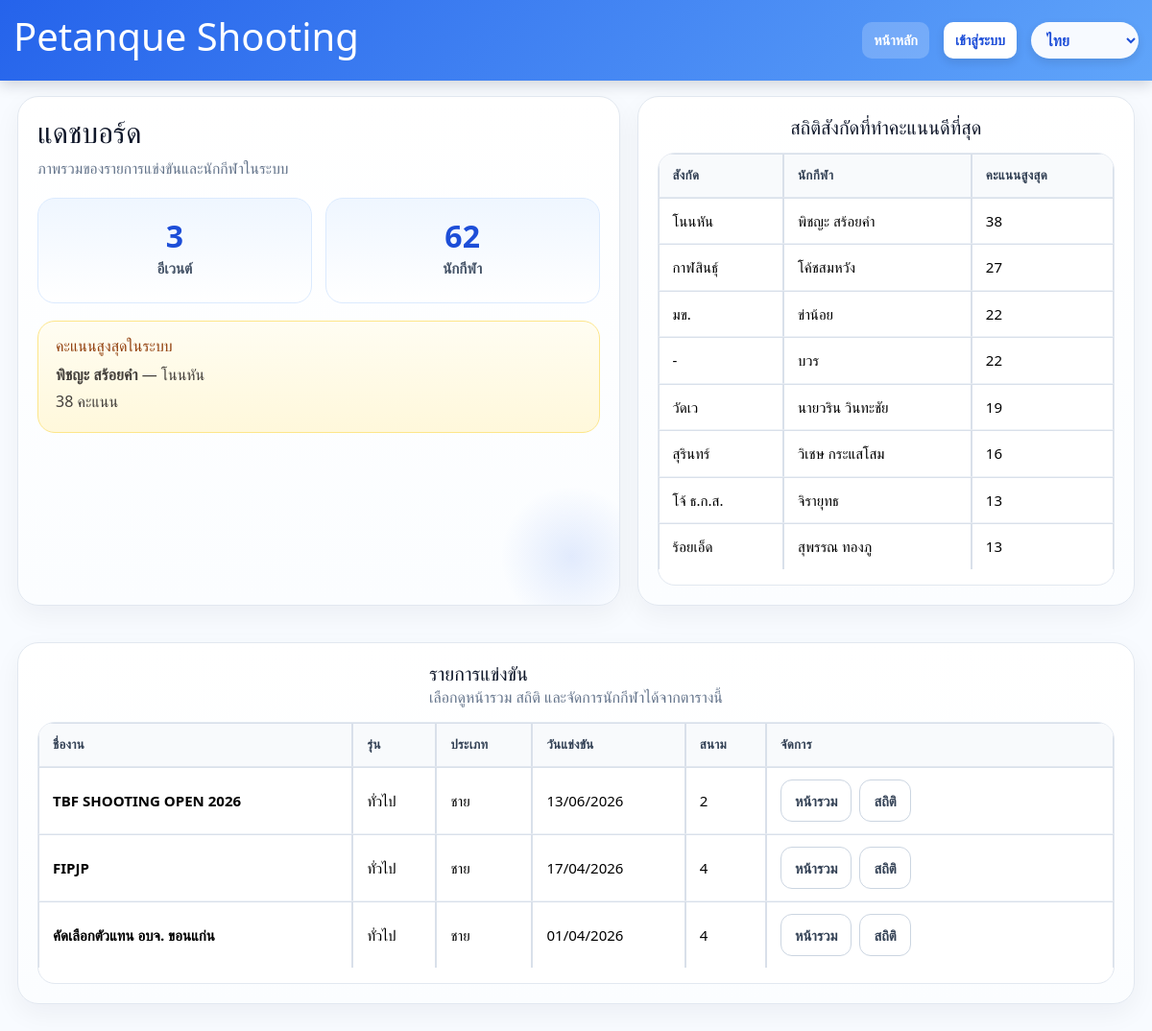
Before: / with the older database file.
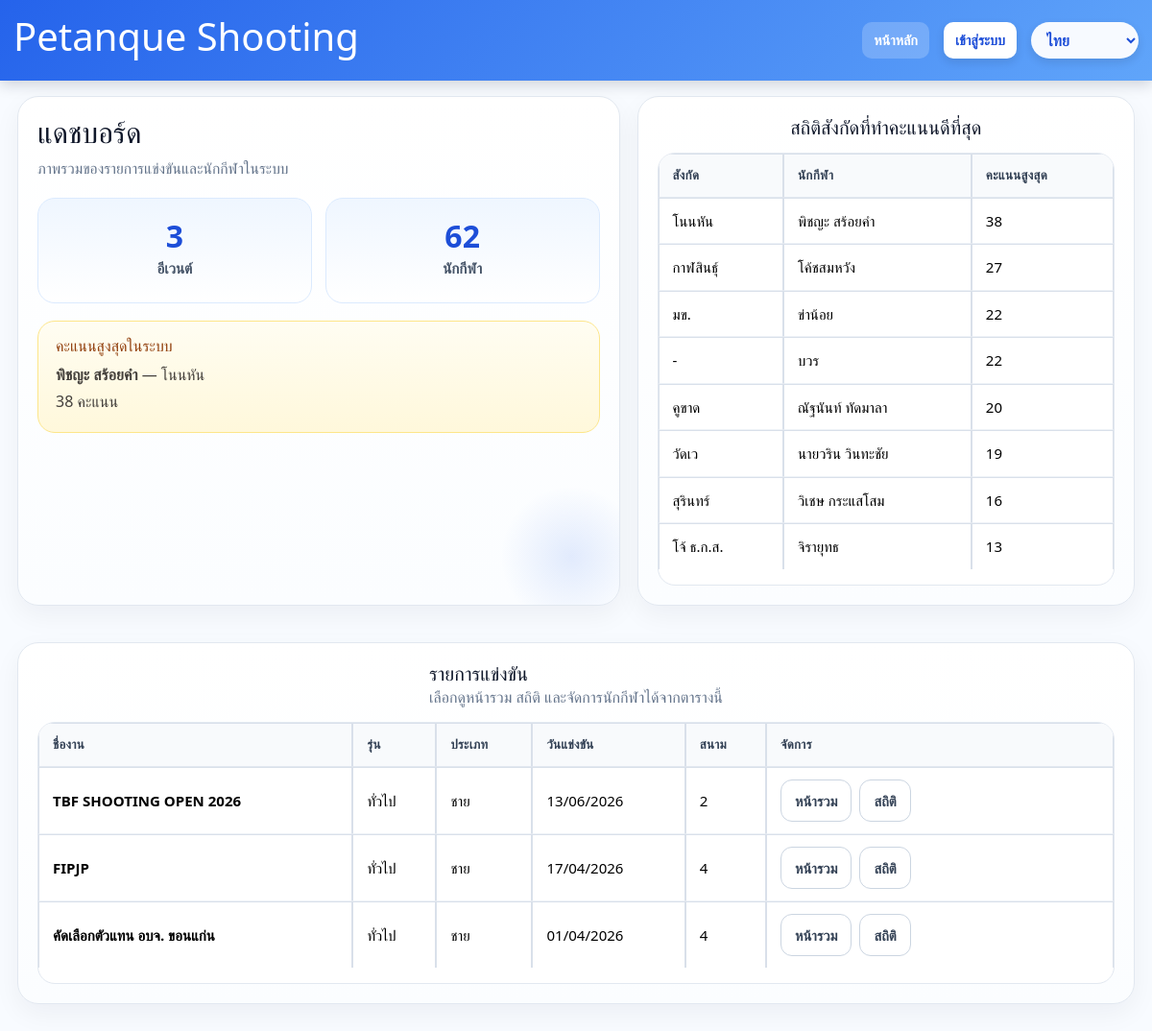
After: the same page with the newer database file.
### app.py (models this page shows)
class Athlete(db.Model):
    id = db.Column(db.Integer, primary_key=True)
    event_id = db.Column(db.Integer, db.ForeignKey("event.id"), nullable=False)
    bib_no = db.Column(db.String(20), nullable=False)
    name = db.Column(db.String(255), nullable=False)
    affiliation = db.Column(db.String(255), nullable=False)
    start_order = db.Column(db.Integer, nullable=False)
    lane_no = db.Column(db.Integer, nullable=False)
    lane_order = db.Column(db.Integer, nullable=False)
    status = db.Column(db.String(20), nullable=False, default="waiting")
    red_card_count = db.Column(db.Integer, nullable=False, default=0)
    round_two_disabled = db.Column(db.Boolean, nullable=False, default=False)
    round_two_disabled_at = db.Column(db.DateTime, nullable=True)
    round_two_disabled_by = db.Column(db.Integer, db.ForeignKey("user.id"), nullable=True)
    created_at = db.Column(db.DateTime, default=datetime.utcnow)
    entries = db.relationship("ScoreEntry", backref="athlete", cascade="all, delete-orphan", lazy=True)
    signatures = db.relationship("ScoreSignature", backref="athlete", cascade="all, delete-orphan", lazy=True)
    tiebreaks = db.relationship("TieBreakEntry", backref="athlete", cascade="all, delete-orphan", lazy=True)

### app.py (the view)
@app.route("/")
def index():
    if is_court_user():
        return redirect(url_for("event_overview", event_id=current_user.court_event_id, round=1))
    stats = dashboard_stats()
    events = Event.query.order_by(Event.competition_date.desc(), Event.id.desc()).all()
    return render_template("index.html", events=events, stats=stats)

### app.py (called while the page is built)
def current_language() -> str:
    lang = session.get("lang", "th")
    return lang if lang in SUPPORTED_LANGS else "th"

@app.context_processor
def inject_language_options():
    lang = current_language()
    return {
        "current_lang": lang,
        "lang_labels": LANG_LABELS,
        "html_lang": "zh-CN" if lang == "zh" else lang,
    }

def _request_cache() -> dict:
    if not has_request_context():
        return {}
    cache = getattr(g, "shooting_request_cache", None)
    if cache is None:
        cache = {}
        g.shooting_request_cache = cache
    return cache

def get_round_signature(athlete_id: int, round_no: int) -> ScoreSignature | None:
    cache = _request_cache()
    signatures = cache.get("signature_by_athlete_round") if has_request_context() else None
    key = (athlete_id, round_no)
    if signatures is not None and key in signatures:
        return signatures[key]
    signature = ScoreSignature.query.filter_by(athlete_id=athlete_id, round_no=round_no).first()
    if has_request_context():
        cache.setdefault("signature_by_athlete_round", {})[key] = signature
    return signature

### templates/index.html (shortened to what this page needs)
{% extends 'base.html' %}
{% block content %}
<div class="dashboard-page">
  <div class="hero-grid">
    <section class="card hero-card">
      <h1 class="page-title">แดชบอร์ด</h1>
      <p class="page-subtitle">ภาพรวมของรายการแข่งขันและนักกีฬาในระบบ</p>
      <div class="stats-grid">
        <div class="stat">
          <span>{{ stats.events_count }}</span>
          <small>อีเวนต์</small>
        </div>
        <div class="stat">
          <span>{{ stats.athletes_count }}</span>
          <small>นักกีฬา</small>
        </div>
      </div>
      {% if stats.top_score %}
      <div class="highlight-box">
        <h3>คะแนนสูงสุดในระบบ</h3>
        <p><strong>{{ stats.top_score.athlete.name }}</strong> — {{ stats.top_score.athlete.affiliation }}</p>
        <p>{{ stats.top_score.total }} คะแนน</p>
      </div>
      {% endif %}
    </section>
    <section class="card">
      <div class="section-head">
        <h2>สถิติสังกัดที่ทำคะแนนดีที่สุด</h2>
      </div>
      <div class="table-wrap">
        <table class="table compact">
          <thead>
            <tr>
              <th>สังกัด</th>
              <th>นักกีฬา</th>
              <th>คะแนนสูงสุด</th>
            </tr>
          </thead>
          <tbody>
            {% for row in stats.top_affiliations %}
            <tr>
              <td>{{ row.athlete.affiliation }}</td>
              <td>{{ row.athlete.name }}</td>
              <td>{{ row.total }}</td>
            </tr>
            {% else %}
            <tr>
              <td colspan="3" class="empty-row">ยังไม่มีข้อมูล</td>
            </tr>
            {% endfor %}
          </tbody>
        </table>
      </div>
    </section>
  </div>
  <section class="card">
    <div class="section-head">
      <div>
        <h2>รายการแข่งขัน</h2>
        <div class="muted">เลือกดูหน้ารวม สถิติ และจัดการนักกีฬาได้จากตารางนี้</div>
      </div>
    </div>
    <div class="table-wrap mobile-cards">
      <table class="table">
        <thead>
          <tr>
            <th>ชื่องาน</th>
            <th>รุ่น</th>
            <th>ประเภท</th>
            <th>วันแข่งขัน</th>
            <th>สนาม</th>
            <th>จัดการ</th>
          </tr>
        </thead>
        <tbody>
          {% for event in events %}
          <tr>
            <td>
              <strong>{{ event.name }}</strong>
            </td>
            <td>
              {{ event.event_group }}
            </td>
            <td>
              {{ event.category }}
            </td>
            <td>
              {{ event.competition_date.strftime('%d/%m/%Y') }}
            </td>
            <td>
              {{ event.lane_count }}
            </td>
            <td class="actions-cell">
              <div class="action-group">
                <a class="btn secondary" href="{{ url_for('event_overview', event_id=event.id, round=1) }}">{% if current_user.is_authenticated and current_user.role == 'court' %}สนาม {{ current_user.court_no }}{% else %}หน้ารวม{% endif %}</a>
                {% if not (current_user.is_authenticated and current_user.role == 'court') %}<a class="btn secondary" href="{{ url_for('event_stats', event_id=event.id) }}">สถิติ</a>{% endif %}
              </div>
            </td>
          </tr>
          {% else %}
          <tr>
            <td colspan="6" class="empty-row">ยังไม่มีอีเวนต์</td>
          </tr>
          {% endfor %}
        </tbody>
      </table>
    </div>
  </section>
</div>
{% endblock %}

Changed rows visible on the page:
no longer on this page (row unchanged): Athlete: athlete.affiliation "ร้อยเอ็ด", athlete.name "สุพรรณ ทองภู"
now on this page (row edited): Athlete: athlete.affiliation "คูขาด", athlete.name "ณัฐนันท์ ทัดมาลา"
Other visible differences:
new list line: "20"
list line gone: "13"
